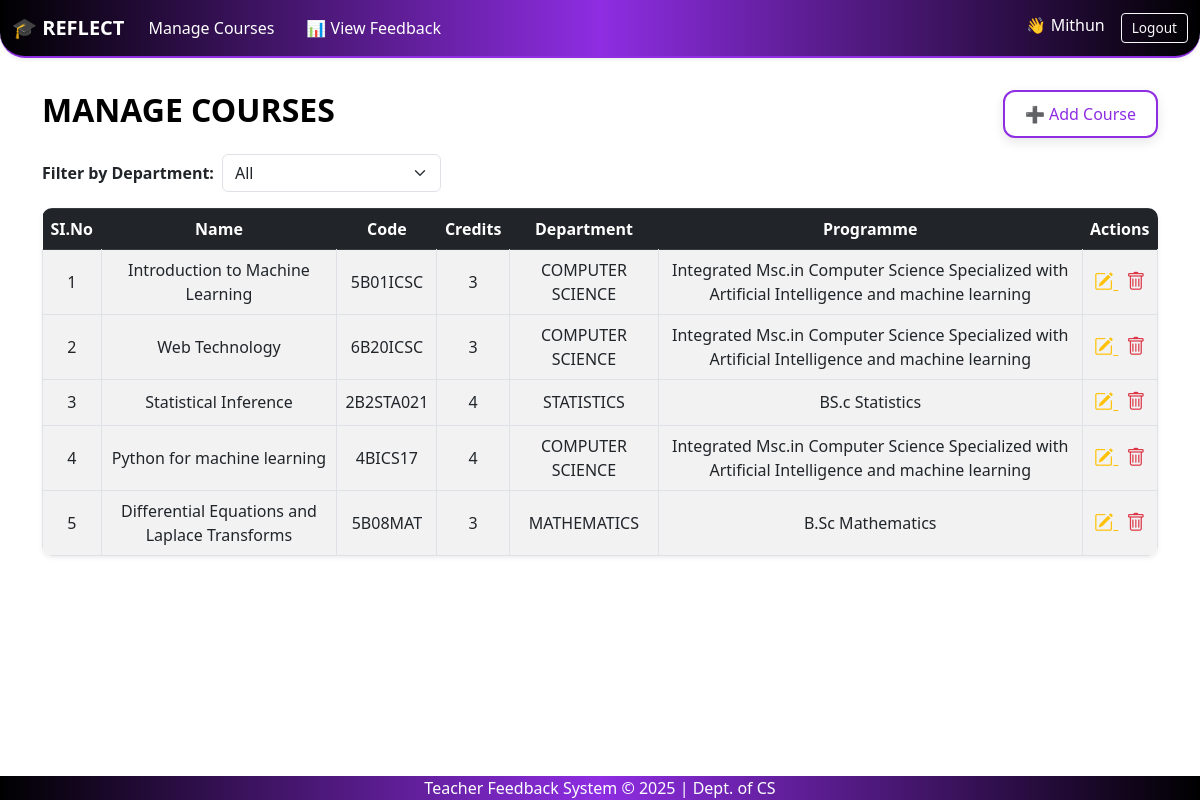
/courses/ (signed in), run on an earlier commit of the app's database.
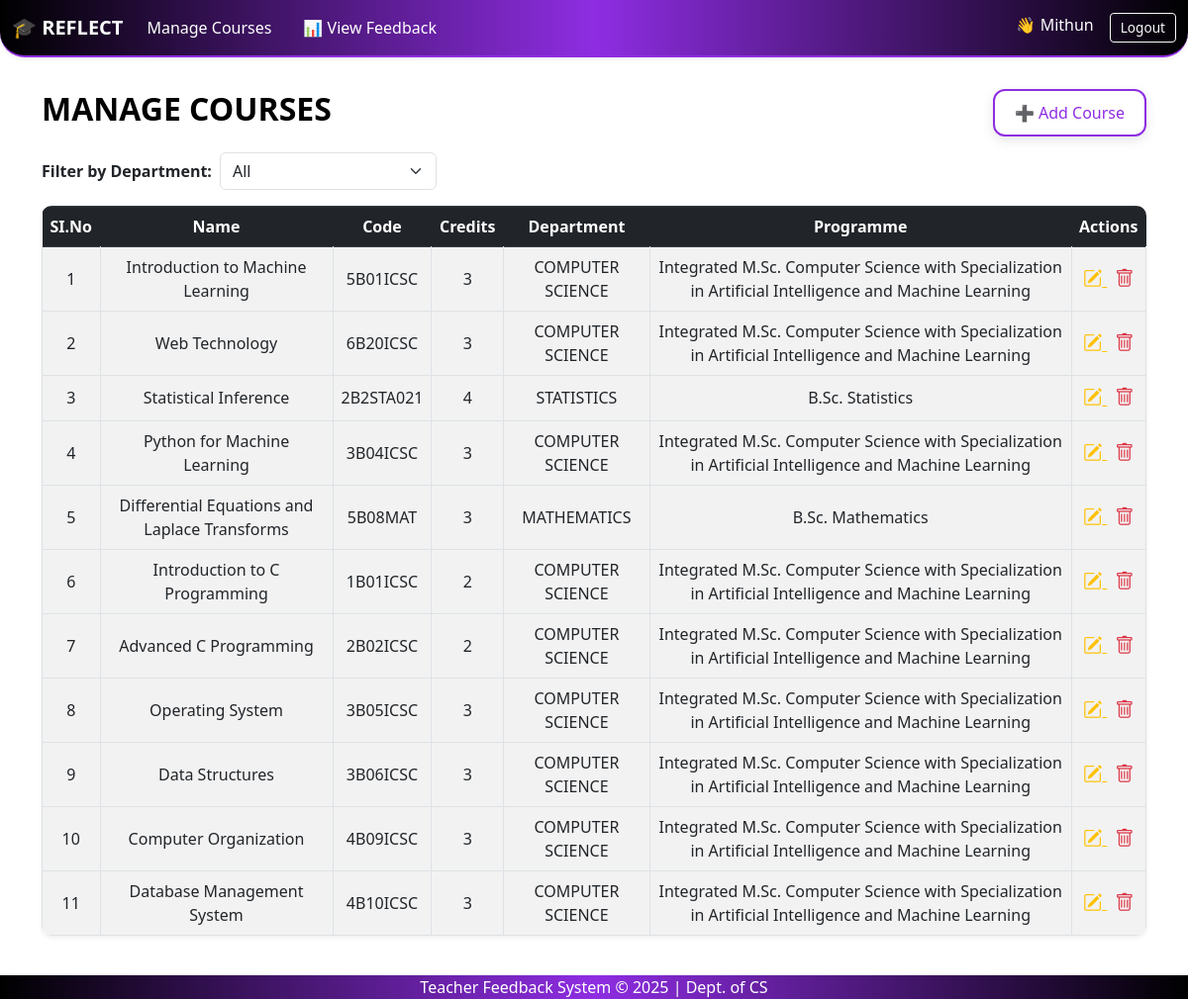
And on a later commit of the database.
### feedback_app/models.py (models this page shows, shortened)
class Course(models.Model):
    course_id = models.AutoField(primary_key=True)
    name = models.CharField(max_length=200)
    code = models.CharField(max_length=50)
    credit = models.IntegerField()
    dept = models.ForeignKey(Department, on_delete=models.CASCADE)
    pgm = models.ForeignKey(Programme, on_delete=models.CASCADE)

class Department(models.Model):
    dept_id = models.AutoField(primary_key=True)
    dept_name = models.CharField(max_length=100)

class Programme(models.Model):
    pgm_id = models.AutoField(primary_key=True)
    pgm_name = models.CharField(max_length=200)
    dept = models.ForeignKey(Department, on_delete=models.CASCADE)
    level = models.CharField(max_length=50)

### feedback_app/views.py (the view)
# urls.py: path('courses/', views.course_list, name='course_list'),
@login_required
def course_list(request):
    selected_dept = request.GET.get('department')
    departments = Department.objects.all()
    if selected_dept:
        courses = Course.objects.filter(dept__dept_name=selected_dept).prefetch_related('batch_set')
    else:
        courses = Course.objects.all().prefetch_related('batch_set')
    batch_form = BatchForm()
    edit_forms={}
    for course in courses:
        for batch in course.batch_set.all():
            edit_forms[batch.batch_id]=BatchForm(instance=batch)
    return render(request, 'course_list.html', {
        'courses': courses,
        'departments': departments,
        'selected_dept': selected_dept,
        'batch_form': batch_form,
        'edit_forms':edit_forms,
    })

### feedback_app/forms.py
class BatchForm(forms.ModelForm):
    class Meta:
        model = Batch
        fields = ['acad_year', 'part']
        labels = {
            'acad_year': 'Academic Year',
            'part': 'Part',
        }
        widgets = {
            'acad_year': forms.TextInput(attrs={
                'class': 'form-control text-start',
                'placeholder': 'e.g. 2023'
            }),
            'part': forms.Select(choices=PART_CHOICES, attrs={
                'class': 'form-select'
            }),
        }

### feedback_app/context_processors.py (called while the page is built)
def is_admin(request):
    user = request.user
    return {'is_admin': user.is_superuser or user.groups.filter(name='admin').exists()}

def is_hod(request):
    return {'is_hod': request.user.groups.filter(name='hod').exists()}

def is_teacher(request):
    return {'is_teacher': request.user.groups.filter(name='teacher').exists()}

### feedback_app/templatetags/custom_filters.py (called while the page is built)
@register.filter
def dict_get(d, key):
    return d.get(key)

### templates/course_list.html (shortened to what this page needs)
{% extends 'base.html' %}
{% load custom_filters %}
{% block content %}
<head>
    <link href="https://cdn.jsdelivr.net/npm/bootstrap-icons@1.10.5/font/bootstrap-icons.css" rel="stylesheet">
</head>
<div class="d-flex justify-content-between align-items-center mb-3">
    <h2 class="mb-0">MANAGE COURSES</h2>
    <a href="{% url 'add_course' %}" class="glass-button mt-2">➕ Add Course</a>
</div>
<form method="get" class="mb-3 d-flex align-items-center gap-2">
    <label for="deptFilter" class="fw-bold">Filter by Department:</label>
    <select id="deptFilter" name="department" class="form-select w-auto" onchange="this.form.submit()">
        <option value="">All</option>
    </select>
</form>
<table class="table table-bordered table-striped shadow-sm">
    <thead class="table-dark">
        <tr>
            <th>SI.No</th>
            <th>Name</th>
            <th>Code</th>
            <th>Credits</th>
            <th>Department</th>
            <th>Programme</th>
            <th>Actions</th>
        </tr>
    </thead>
    <tbody>
        {% for course in courses %}
        <tr class="course-row" data-course-id="{{ course.course_id }}" style="cursor: pointer;">
            <td>{{ forloop.counter }}</td>
            <td>{{ course.name }}</td>
            <td>{{ course.code }}</td>
            <td>{{ course.credit }}</td>
            <td>{{ course.dept.dept_name }}</td>
            <td>{{ course.pgm.pgm_name }}</td>
            <td>
                <a href="{% url 'edit_course' course.course_id %}" title="Edit" class="text-warning me-2" style="font-size: 1.2rem;">
                    <i class="bi bi-pencil-square"></i>
                </a>
                <form action="{% url 'delete_course' course.course_id %}" method="post" style="display:inline;">
                    <button type="submit" title="Delete" class="text-danger border-0 bg-transparent p-0" style="font-size: 1.2rem;">
                        <i class="bi bi-trash"></i>
                    </button>
                </form>
            </td>
        </tr>
        {% endfor %}
    </tbody>
</table>
{% endblock %}

What changed in the data, as far as the page shows it:
changed through a linked row, Course "Introduction to Machine Learning": pgm.pgm_name "Integrated Msc.in Computer Science Specialized with Artificial Intelligence and machine learning" → "Integrated M.Sc. Computer Science with Specialization in Artificial Intelligence and Machine Learning"
changed through a linked row, Course "Web Technology": pgm.pgm_name "Integrated Msc.in Computer Science Specialized with Artificial Intelligence and machine learning" → "Integrated M.Sc. Computer Science with Specialization in Artificial Intelligence and Machine Learning"
changed through a linked row, Course "Statistical Inference": pgm.pgm_name "BS.c Statistics" → "B.Sc. Statistics"
changed Course: name "Python for machine learning" → "Python for Machine Learning"; code "4BICS17" → "3B04ICSC"; credit "4" → "3"; pgm.pgm_name "Integrated Msc.in Computer Science Specialized with Artificial Intelligence and machine learning" → "Integrated M.Sc. Computer Science with Specialization in Artificial Intelligence and Machine Learning"
changed through a linked row, Course "Differential Equations and Laplace Transforms": pgm.pgm_name "B.Sc Mathematics" → "B.Sc. Mathematics"
added Course: name "Introduction to C Programming", code "1B01ICSC", credit "2", dept.dept_name "COMPUTER SCIENCE", pgm.pgm_name "Integrated M.Sc. Computer Science with Specialization in Artificial Intelligence and Machine Learning"
added Course: name "Advanced C Programming", code "2B02ICSC", credit "2", dept.dept_name "COMPUTER SCIENCE", pgm.pgm_name "Integrated M.Sc. Computer Science with Specialization in Artificial Intelligence and Machine Learning"
added Course: name "Operating System", code "3B05ICSC", credit "3", dept.dept_name "COMPUTER SCIENCE", pgm.pgm_name "Integrated M.Sc. Computer Science with Specialization in Artificial Intelligence and Machine Learning"
added Course: name "Data Structures", code "3B06ICSC", credit "3", dept.dept_name "COMPUTER SCIENCE", pgm.pgm_name "Integrated M.Sc. Computer Science with Specialization in Artificial Intelligence and Machine Learning"
added Course: name "Computer Organization", code "4B09ICSC", credit "3", dept.dept_name "COMPUTER SCIENCE", pgm.pgm_name "Integrated M.Sc. Computer Science with Specialization in Artificial Intelligence and Machine Learning"
added Course: name "Database Management System", code "4B10ICSC", credit "3", dept.dept_name "COMPUTER SCIENCE", pgm.pgm_name "Integrated M.Sc. Computer Science with Specialization in Artificial Intelligence and Machine Learning"
